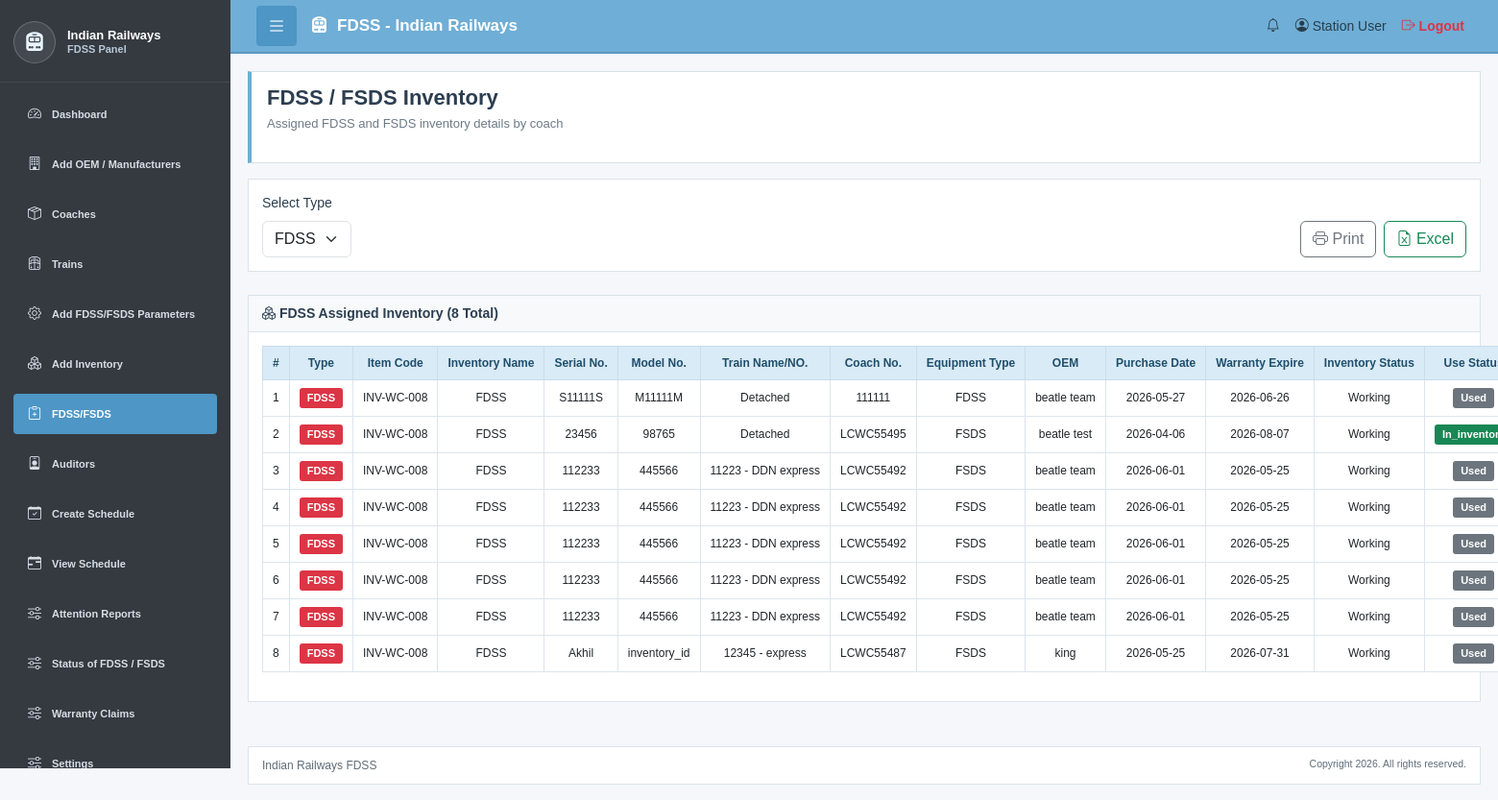
/fdss_fsds_inventory.php (signed in), run on the app's committed database.
### tables this page shows
CREATE TABLE `fdss_Inventory_Management` (
  `inventory_id` int(11) NOT NULL,
  `item_code` varchar(100) NOT NULL,
  `item_name` varchar(255) NOT NULL,
  `quantity` int(11) DEFAULT NULL,
  `category` enum('FDSS','FSDS','Primary','Secondary','FDSSPARA','FSDSPARA') NOT NULL,
  `status` enum('Working','Needs Check','Not Working') DEFAULT 'Working',
  `user_id` int(11) NOT NULL,
  `last_updated` timestamp NULL DEFAULT current_timestamp(),
  `remarks` text DEFAULT NULL,
  `created_at` timestamp NULL DEFAULT current_timestamp(),
  `updated_at` timestamp NULL DEFAULT current_timestamp() ON UPDATE current_timestamp()
);

CREATE TABLE `fdds_inventory_unit` (
  `unit_id` int(11) NOT NULL,
  `inventory_id` int(11) NOT NULL,
  `inventory_parameter_id` int(11) DEFAULT NULL,
  `user_id` int(11) NOT NULL,
  `serial_number` varchar(255) DEFAULT NULL,
  `model_number` varchar(255) DEFAULT NULL,
  `purchase_date` date DEFAULT NULL,
  `Warranty_expire` datetime DEFAULT NULL,
  `manufacturer_id` int(11) DEFAULT NULL,
  `use_status` int(11) NOT NULL DEFAULT 0,
  `notes` text DEFAULT NULL,
  `created_at` timestamp NULL DEFAULT current_timestamp(),
  `updated_at` timestamp NULL DEFAULT current_timestamp() ON UPDATE current_timestamp()
);

CREATE TABLE `fdss_train_coach` (
  `coach_id` int(11) NOT NULL,
  `train_info_id` varchar(10) DEFAULT NULL,
  `coach_no` varchar(50) NOT NULL,
  `Type` varchar(20) DEFAULT NULL,
  `coach_type` varchar(100) DEFAULT NULL,
  `user_id` int(11) NOT NULL,
  `coach_status` enum('Detached','Intact') NOT NULL DEFAULT 'Intact',
  `status` enum('Active','Inactive') DEFAULT 'Active',
  `next_inspection_date` date DEFAULT NULL,
  `created_at` timestamp NULL DEFAULT current_timestamp(),
  `updated_at` timestamp NULL DEFAULT current_timestamp() ON UPDATE current_timestamp(),
  `schedule_status` int(11) NOT NULL DEFAULT 0 COMMENT 'O means coach is free 1 means cach work is progress'
);

CREATE TABLE `fdss_manufacturers` (
  `manufacturer_id` int(11) NOT NULL,
  `company_name` varchar(255) NOT NULL,
  `name` varchar(255) NOT NULL,
  `mobile_number` varchar(20) DEFAULT NULL,
  `email_id` varchar(150) DEFAULT NULL,
  `address` text DEFAULT NULL,
  `status` enum('Active','Inactive') DEFAULT 'Active',
  `user_id` int(11) NOT NULL,
  `created_at` timestamp NULL DEFAULT current_timestamp(),
  `updated_at` timestamp NULL DEFAULT current_timestamp() ON UPDATE current_timestamp()
);

CREATE TABLE `fdss_train_information` (
  `train_info_id` bigint(20) NOT NULL,
  `user_id` int(11) NOT NULL,
  `train_no` varchar(50) NOT NULL,
  `train_name` varchar(150) NOT NULL,
  `No_of_Coach` int(11) DEFAULT NULL,
  `status` enum('Active','Inactive') DEFAULT 'Active',
  `created_at` timestamp NULL DEFAULT current_timestamp(),
  `updated_at` timestamp NULL DEFAULT current_timestamp() ON UPDATE current_timestamp()
);

### fdss_fsds_inventory.php (the view, shortened to what this page needs)
<?php
require_once 'config/db.php';
$user_id = (int) $_SESSION['user_id'];
$selected_type = $_GET['type'] ?? 'FDSS';
$items = [];
$query = "SELECT
            im.item_code,
            im.item_name,
            im.category,
            im.status AS inventory_status,
            iu.unit_id,
            iu.serial_number,
            iu.model_number,
            iu.purchase_date,
            iu.Warranty_expire AS warranty_expire,
            iu.use_status,
            m.company_name,
            m.name AS manufacturer_contact,
            c.coach_no,
            c.coach_type,
            t.train_no,
            t.train_name
          FROM fdss_coach_inventory ci
          INNER JOIN fdds_inventory_unit iu
            ON iu.unit_id = ci.inventory_unit_id
            AND iu.user_id = ci.user_id
          INNER JOIN fdss_Inventory_Management im
            ON im.inventory_id = iu.inventory_id
            AND im.user_id = iu.user_id
          INNER JOIN fdss_train_coach c
            ON c.coach_id = ci.coach_id
            AND c.user_id = ci.user_id
          LEFT JOIN fdss_train_information t
            ON t.train_info_id = c.train_info_id
            AND t.user_id = ci.user_id
          LEFT JOIN fdss_manufacturers m
            ON m.manufacturer_id = iu.manufacturer_id
          WHERE ci.user_id = ?
            AND im.category = ?
          ORDER BY t.train_no ASC, c.coach_no ASC, im.item_name ASC, iu.unit_id ASC";
$stmt = $conn->prepare($query);
$stmt->bind_param('is', $user_id, $selected_type);
$stmt->execute();
$result = $stmt->get_result();
while ($row = $result->fetch_assoc()) {
    $items[] = $row;
}
function e($value) {
    return htmlspecialchars((string) $value, ENT_QUOTES, 'UTF-8');
}
?>
<!DOCTYPE html>
<html lang="en">
<head>
    <link href="https://cdnjs.cloudflare.com/ajax/libs/bootstrap/5.3.0/css/bootstrap.min.css" rel="stylesheet">
    <link href="https://cdnjs.cloudflare.com/ajax/libs/bootstrap-icons/1.11.0/font/bootstrap-icons.min.css" rel="stylesheet">
    <link href="assets/css/styles.css" rel="stylesheet">
</head>
<body>
<?php include('includes/navbar.php'); ?>
<div class="sidebar-container">
    <?php include('includes/sidebar.php'); ?>
    <main class="main-content">
        <div class="page-header">
            <div>
                <h1>FDSS / FSDS Inventory</h1>
                <p class="page-header-subtitle">Assigned FDSS and FSDS inventory details by coach</p>
            </div>
        </div>
        <div class="content-card mb-4 no-print">
            <div class="card-body">
                <div class="report-toolbar">
                    <form method="GET" class="report-filter">
                        <label for="typeFilter" class="form-label">Select Type</label>
                        <select id="typeFilter" name="type" class="form-select" onchange="this.form.submit()">
                            <option value="FDSS" <?php echo $selected_type === 'FDSS' ? 'selected' : ''; ?>>FDSS</option>
                        </select>
                    </form>
                    <div class="d-flex gap-2">
                        <button type="button" class="btn btn-outline-secondary" id="printReportBtn">
                            <i class="bi bi-printer"></i> Print
                        </button>
                        <button type="button" class="btn btn-outline-success" id="exportExcelBtn">
                            <i class="bi bi-file-earmark-excel"></i> Excel
                        </button>
                    </div>
                </div>
            </div>
        </div>
        <div class="content-card">
            <div class="card-header">
                <h5>
                    <i class="bi bi-boxes"></i>
                    <?php echo e($selected_type); ?> Assigned Inventory (<?php echo count($items); ?> Total)
                </h5>
            </div>
            <div class="card-body" id="reportPrintArea">
                <div class="table-wrapper">
                    <table class="table table-hover table-bordered report-table" id="reportTable">
                        <thead>
                            <tr>
                                <th>#</th>
                                <th>Type</th>
                                <th>Item Code</th>
                                <th>Inventory Name</th>
                                <th>Serial No.</th>
                                <th>Model No.</th>
                                <th>Train Name/NO.</th>
                                <th>Coach No.</th>
                                <th>Equipment Type</th>
                                <th>OEM</th>
                                <th>Purchase Date</th>
                                <th>Warranty Expire</th>
                                <th>Inventory Status</th>
                                <th>Use Status</th>
                            </tr>
                        </thead>
                        <tbody>
                            <?php if (empty($items)): ?>
                                <tr>
                                    <td colspan="14" class="text-center text-muted py-4">
                                        No assigned <?php echo e($selected_type); ?> inventory found.
                                    </td>
                                </tr>
                            <?php else: ?>
                                <?php foreach ($items as $idx => $item): ?>
                                    <tr>
                                        <td><?php echo $idx + 1; ?></td>
                                        <td>
                                            <span class="badge <?php echo $item['category'] === 'FDSS' ? 'bg-danger' : 'bg-info'; ?>">
                                                <?php echo e($item['category']); ?>
                                            </span>
                                        </td>
                                        <td><?php echo e($item['item_code']); ?></td>
                                        <td><?php echo e($item['item_name']); ?></td>
                                        <td><?php echo e($item['serial_number'] ?: '-'); ?></td>
                                        <td><?php echo e($item['model_number'] ?: '-'); ?></td>
                                        <td>
                                            <?php echo !empty($item['train_no'])
                                                ? e($item['train_no'] . ' - ' . $item['train_name'])
                                                : 'Detached'; ?>
                                        </td>
                                        <td><?php echo e($item['coach_no']); ?></td>
                                        <td><?php echo e($item['coach_type'] ?: '-'); ?></td>
                                        <td>
                                            <?php
                                                $manufacturer = trim(($item['company_name'] ?? '') . (!empty($item['manufacturer_contact']) ? ' - ' . $item['manufacturer_contact'] : ''));
                                                echo e($manufacturer ?: '-');
                                            ?>
                                        </td>
                                        <td><?php echo e($item['purchase_date'] ?: '-'); ?></td>
                                        <td>
                                            <?php echo !empty($item['warranty_expire'])
                                                ? e(date('Y-m-d', strtotime($item['warranty_expire'])))
                                                : '-'; ?>
                                        </td>
                                        <td><?php echo e($item['inventory_status'] ?: '-'); ?></td>
                                        <td>
                                            <?php $is_used = (int) ($item['use_status'] ?? 0) === 1; ?>
                                            <span class="badge <?php echo $is_used ? 'bg-secondary' : 'bg-success'; ?>">
                                                <?php echo $is_used ? 'Used' : 'In_inventory'; ?>
                                            </span>
                                        </td>
                                    </tr>
                                <?php endforeach; ?>
                            <?php endif; ?>
                        </tbody>
                    </table>
                </div>
            </div>
        </div>
    </main>
</div>
<?php include('includes/footer.php'); ?>
</body>
</html>

### assets/css/styles.css (style rules this page uses)
body { margin:0; padding:0; overflow-x:hidden; background:#f5f7fa; font-family:Arial,sans-serif; font-size:14px; color:#2c3e50; }
body { padding-top:56px; }
.main-content { margin-left:240px; margin-top:0; padding:18px; transition:all 0.3s ease; }
.page-header { background:#fff; border:1px solid #d9e1e8; border-left:4px solid #6faed6; padding:14px 16px; margin-bottom:16px; display:flex; justify-content:space-between; align-items:center; }
.page-header h1 { margin:0; font-size:22px; font-weight:700; color:#2c3e50; }
.page-header-subtitle { margin-top:4px; font-size:13px; color:#6c7a86; }
.content-card { background:#fff; border:1px solid #dbe4eb; margin-bottom:16px; }
.card-header { background:#f7f9fb; border-bottom:1px solid #dbe4eb; padding:10px 14px; }
.card-header h5 { margin:0; font-size:14px; font-weight:700; color:#2c3e50; }
.card-body { padding:14px; }
.table { width:100%; border-collapse:collapse; font-size:12px; }
.table thead th { background:#d9ebf7; color:#1f4e6b; border:1px solid #c9ddea; font-weight:700; }
.table td, .table th { padding:8px 10px; border:1px solid #dde5ec; }
.badge { padding:5px 8px; border-radius:3px; font-size:11px; }

### fdss_fsds_inventory.php (style rules this page uses)
.report-toolbar { display: flex; gap: 10px; align-items: end; justify-content: space-between; flex-wrap: wrap; }
.report-filter { max-width: 260px; }
.report-table th, .report-table td { text-align: center; vertical-align: middle; white-space: nowrap; }

### data on the page
fdss_inventory_management: category "FDSS", item_code "INV-WC-008", item_name "FDSS", fdds_inventory_unit.serial_number "S11111S", fdds_inventory_unit.model_number "M11111M", shows "Detached", fdss_train_coach.coach_no "111111", fdss_train_coach.coach_type "FDSS", fdss_manufacturers.company_name "beatle team", fdds_inventory_unit.purchase_date "2026-05-27", fdds_inventory_unit.Warranty_expire "2026-06-26", status "Working", shows "Used", fdds_inventory_unit.serial_number "23456", fdds_inventory_unit.model_number "98765", fdss_train_coach.coach_no "LCWC55495", fdss_train_coach.coach_type "FSDS", fdss_manufacturers.company_name "beatle test", fdds_inventory_unit.purchase_date "2026-04-06", fdds_inventory_unit.Warranty_expire "2026-08-07", fdds_inventory_unit.serial_number "112233", fdds_inventory_unit.model_number "445566", fdss_train_information.train_no+train_name "11223 - DDN express", fdss_train_coach.coach_no "LCWC55492", fdds_inventory_unit.purchase_date "2026-06-01", fdds_inventory_unit.Warranty_expire "2026-05-25", fdds_inventory_unit.serial_number "Akhil", fdds_inventory_unit.model_number "inventory_id", fdss_train_information.train_no+train_name "12345 - express", fdss_train_coach.coach_no "LCWC55487", fdss_manufacturers.company_name "king", fdds_inventory_unit.purchase_date "2026-05-25", fdds_inventory_unit.Warranty_expire "2026-07-31"

### other printed values
$selected_type "FDSS"
count($items) "8"
